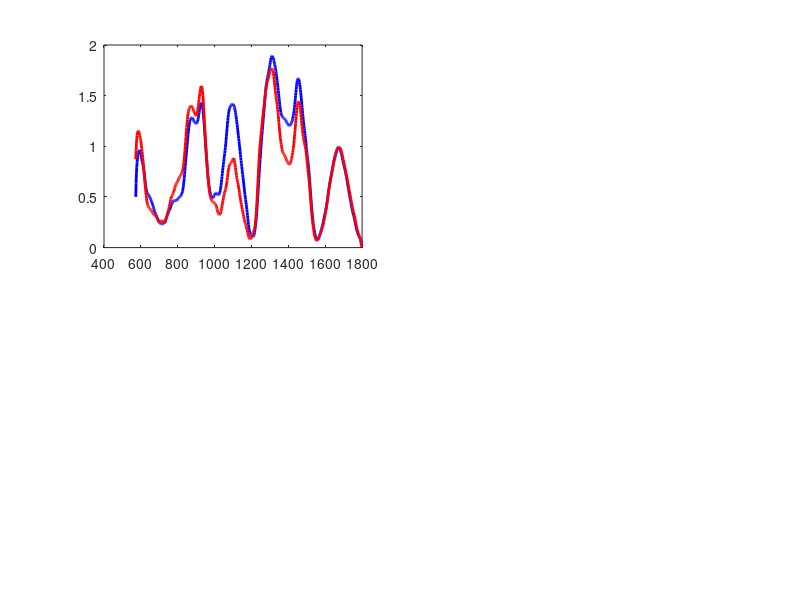

This chart was generated by the following MATLAB code: (Note: this script raises an error after producing the figure.)

clearvars

load('time00_so1_condyle_v1.mat')
figure;
subplot(2,2,1);
p1 = plot(wav,mean(condyle_spectra,1),'b','Linewidth',2);
hold on
load('time09_so1_condyle_v1.mat')
p2 = plot(wav,mean(condyle_spectra,1),'r','Linewidth',2);
p1.Color(4) = 0.5;
p2.Color(4) = 0.5;
axis tight
xlim([602 1797])
ylim([0 2])
% axis square
set(gca,'Fontsize', 12)
% grid on
xlabel('Wavenumber (cm^{-1})')
ylabel('Intensity(a.u)')

subplot(2,2,2)
load('time00_so2_condyle_v1.mat')
p1 = plot(wav,mean(condyle_spectra,1),'b','Linewidth',2);
hold on
load('time09_so2_condyle_v1.mat')
p2 = plot(wav,mean(condyle_spectra,1),'r','Linewidth',2);
p1.Color(4) = 0.5;
p2.Color(4) = 0.5;
axis tight
xlim([602 1797])
ylim([0 1.6])
set(gca,'Fontsize', 12)
xlabel('Wavenumber (cm^{-1})')
ylabel('Intensity(a.u)')

subplot(2,2,3)
load('time00_so3_condyle_v1.mat')
p1 = plot(wav,mean(condyle_spectra,1),'b','Linewidth',2);
hold on
load('time09_so3_condyle_v1.mat')
p2 = plot(wav,mean(condyle_spectra,1),'r','Linewidth',2);
p1.Color(4) = 0.5;
p2.Color(4) = 0.5;
axis tight
xlim([602 1797])
ylim([0 1.6])
set(gca,'Fontsize', 12)
xlabel('Wavenumber (cm^{-1})')
ylabel('Intensity(a.u)')

subplot(2,2,4)
load('time00_so4_condyle_v1.mat')
p1 = plot(wav,mean(condyle_spectra,1),'b','Linewidth',2);
hold on
load('time09_so4_condyle_v1.mat')
p2 = plot(wav,mean(condyle_spectra,1),'r','Linewidth',2);
p1.Color(4) = 0.5;
p2.Color(4) = 0.5;
axis tight
xlim([602 1797])
ylim([0 1.6])
set(gca,'Fontsize', 12)
xlabel('Wavenumber (cm^{-1})')
ylabel('Intensity(a.u)')